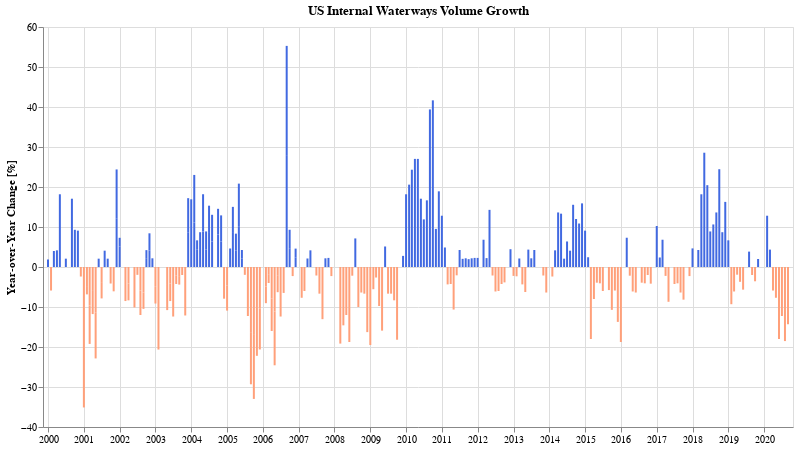

The notebook cell saved with this chart:
### Code cell
df_wwf['change'] = df_wwf.set_index('dt')['megaShortTons'].apply(int).pct_change(12).apply(lambda v: v * 100).values

alt.Chart(df_wwf).mark_bar(size=2).encode(
    alt.X('dt:T', axis=alt.Axis(title='')),
    alt.Y('change:Q', axis=alt.Axis(title='Year-over-Year Change [%]')),
    tooltip=[alt.Tooltip('dt:T', title='Date'), alt.Tooltip('change:Q', title='% Change', format=',.01f')],
    color=alt.condition(f"datum.change < 0",
        alt.value('lightsalmon'),
        alt.value('royalblue')
    ),
).properties(
    title='US Internal Waterways Volume Growth',
    width=750,
    height=400
)

### Figure 1 — Vega-Lite specification as saved in the notebook (floating-point values rounded to 4 significant figures; data arrays with more than 128 entries replaced by an {"elided": "..."} marker saying what was removed)
{"config": {"view": {"continuousWidth": 400, "continuousHeight": 300}}, "data": {"name": "data-5e585838d5225baeafe15c7ba4b69e60"}, "mark": {"type": "bar", "size": 2}, "encoding": {"color": {"condition": {"value": "lightsalmon", "test": "datum.change < 0"}, "value": "royalblue"}, "tooltip": [{"type": "temporal", "field": "dt", "title": "Date"}, {"type": "quantitative", "field": "change", "format": ",.01f", "title": "% Change"}], "x": {"type": "temporal", "axis": {"title": ""}, "field": "dt"}, "y": {"type": "quantitative", "axis": {"title": "Year-over-Year Change [%]"}, "field": "change"}}, "height": 400, "title": "US Internal Waterways Volume Growth", "width": 750, "$schema": "https://vega.github.io/schema/vega-lite/v4.8.1.json", "datasets": {"data-5e585838d5225baeafe15c7ba4b69e60": {"elided": "333 records"}}}
